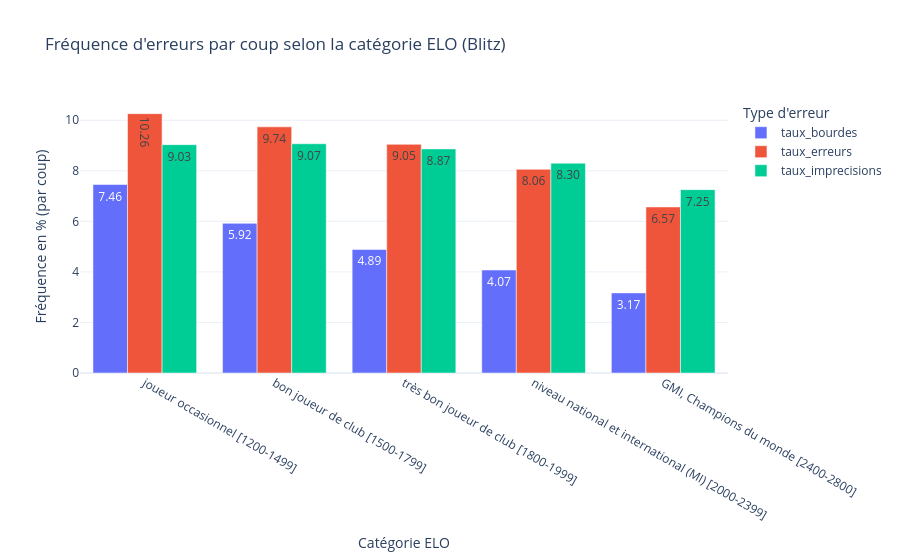

Notebook source saved alongside this figure:
### Markdown cell above
### Conclusion
On observe que le nombre total d'erreurs diminue quand le niveau ELO augmente. Dans toutes les catégories de joueurs les *bourdes* restent toujours moins fréquentes que les *erreurs* et les *imprécisions* contrairement à ce qu'on pensait pour les joueurs débutants. Cela montre que même les débutants évitent en général les coups totalement catastrophiques.  

Toutefois, le type d'erreur change avec le niveau. Pour les joueurs débutants ce sont surtout les *erreurs* qui dominent ce qui doit être lié à un manque de connaissances des stratégies des échecs.   

Pour les joueurs expérimentés comme les MI ou les GMI, les fautes sont majoritairement des imprécisions, c'est-à-dire des coups légèrement moins bons que le meilleur choix possible mais sans qu'il y ai une perte immédiate de pions.

### Code cell
df_plot = resultat_q1.toPandas()
# enlève la catégorie autre
df_plot = df_plot[df_plot['Niveau'] != "Autre"].sort_values('Niveau')

cols_to_pct = ["taux_bourdes", "taux_erreurs", "taux_imprecisions"]
df_plot[cols_to_pct] = df_plot[cols_to_pct] * 100

df_melted = df_plot.melt(id_vars="Niveau",
                         value_vars=cols_to_pct,
                         var_name="Type d'erreur",
                         value_name="Pourcentage (%)")

fig = px.bar(df_melted,
             x="Niveau",
             y="Pourcentage (%)",
             color="Type d'erreur",
             barmode="group",
             title="Fréquence d'erreurs par coup selon la catégorie ELO (Blitz)",
             labels={"Pourcentage (%)": "Fréquence en % (par coup)", "Niveau": "Catégorie ELO"},
             template="plotly_white",
             text_auto='.2f')

fig.update_layout(xaxis={'categoryorder':'total descending'})
fig.show()

### Figure 1 — Plotly figure (JSON) as saved in the notebook; plotly's stock layout.template omitted (floating-point values rounded to 4 significant figures)
{"data": [{"alignmentgroup": "True", "hovertemplate": "Type d'erreur=taux_bourdes<br>Catégorie ELO=%{x}<br>Fréquence en % (par coup)=%{y}<extra></extra>", "legendgroup": "taux_bourdes", "marker": {"color": "#636efa", "pattern": {"shape": ""}}, "name": "taux_bourdes", "offsetgroup": "taux_bourdes", "orientation": "v", "showlegend": true, "textposition": "auto", "texttemplate": "%{y:.2f}", "type": "bar", "x": ["GMI, Champions du monde [2400-2800]", "bon joueur de club [1500-1799]", "joueur occasionnel [1200-1499]", "niveau national et international (MI) [2000-2399]", "très bon joueur de club [1800-1999]"], "xaxis": "x", "y": [3.169, 5.922, 7.459, 4.074, 4.888], "yaxis": "y"}, {"alignmentgroup": "True", "hovertemplate": "Type d'erreur=taux_erreurs<br>Catégorie ELO=%{x}<br>Fréquence en % (par coup)=%{y}<extra></extra>", "legendgroup": "taux_erreurs", "marker": {"color": "#EF553B", "pattern": {"shape": ""}}, "name": "taux_erreurs", "offsetgroup": "taux_erreurs", "orientation": "v", "showlegend": true, "textposition": "auto", "texttemplate": "%{y:.2f}", "type": "bar", "x": ["GMI, Champions du monde [2400-2800]", "bon joueur de club [1500-1799]", "joueur occasionnel [1200-1499]", "niveau national et international (MI) [2000-2399]", "très bon joueur de club [1800-1999]"], "xaxis": "x", "y": [6.571, 9.739, 10.26, 8.06, 9.047], "yaxis": "y"}, {"alignmentgroup": "True", "hovertemplate": "Type d'erreur=taux_imprecisions<br>Catégorie ELO=%{x}<br>Fréquence en % (par coup)=%{y}<extra></extra>", "legendgroup": "taux_imprecisions", "marker": {"color": "#00cc96", "pattern": {"shape": ""}}, "name": "taux_imprecisions", "offsetgroup": "taux_imprecisions", "orientation": "v", "showlegend": true, "textposition": "auto", "texttemplate": "%{y:.2f}", "type": "bar", "x": ["GMI, Champions du monde [2400-2800]", "bon joueur de club [1500-1799]", "joueur occasionnel [1200-1499]", "niveau national et international (MI) [2000-2399]", "très bon joueur de club [1800-1999]"], "xaxis": "x", "y": [7.255, 9.071, 9.035, 8.303, 8.867], "yaxis": "y"}], "layout": {"barmode": "group", "legend": {"title": {"text": "Type d'erreur"}, "tracegroupgap": 0}, "title": {"text": "Fréquence d'erreurs par coup selon la catégorie ELO (Blitz)"}, "xaxis": {"anchor": "y", "categoryorder": "total descending", "domain": [0, 1], "title": {"text": "Catégorie ELO"}}, "yaxis": {"anchor": "x", "domain": [0, 1], "title": {"text": "Fréquence en % (par coup)"}}}}
